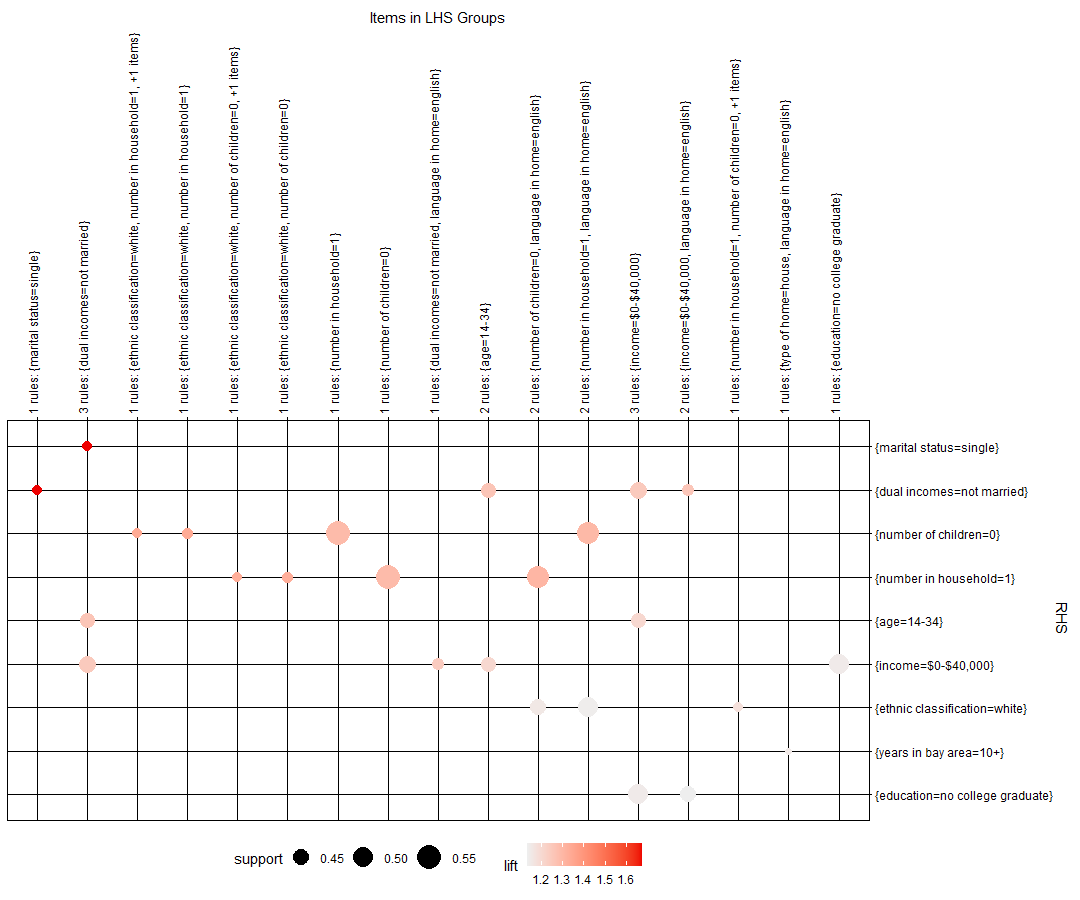

Write the R code that produced this figure.
library(arules)
library(arulesViz)

data("Income") #upload data
income<-Income
summary(income)

colnames(income)

rules <- apriori(income, parameter = list(support = 0.4, confidence = 0.3, minlen=2))
subrules <- head(rules, n = 25, by = "lift")
inspect(subrules)
plot(subrules, method = "grouped")
